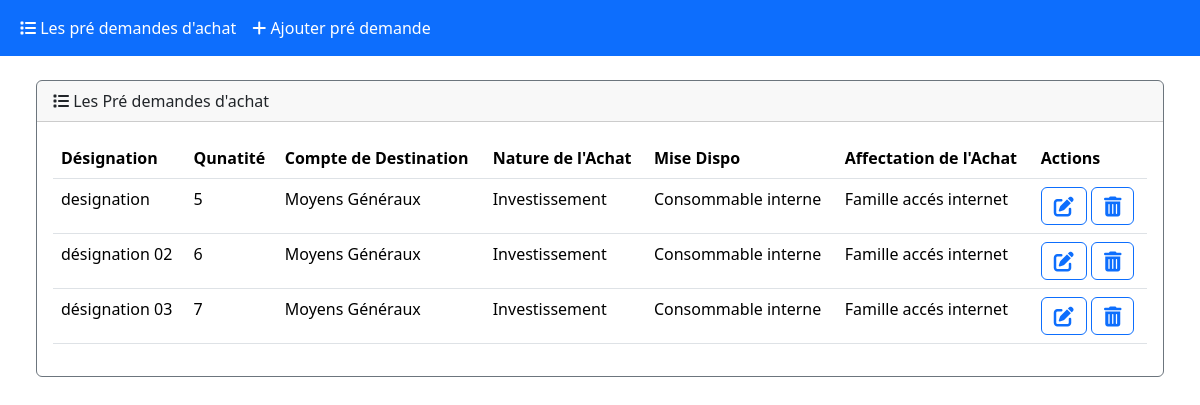
The page /icosnet/ (signed in) on the database its author committed.
### core/models.py (models this page shows)
class PreDemande(models.Model):
    class DestinationCompte(models.TextChoices):
        MGX = 'MGX', _('Moyens Généraux')
        INT = 'INT', _('Interconnexions')
    class NatureAchat(models.TextChoices):
        Investissement = '001', _('Investissement')
        Service = '002', _('Service')
        Consommable = '003', _('Consommable')
        Autre = '004', _('Autre')
    class MiseDispo(models.TextChoices):
        Cosommable_interne = '001', _('Consommable interne')
        Revente_client = '002', _('Revente client')
        Stock = '003', _('Stock')
        Autre = '004', _('Autre')
    class AffectationAchat(models.TextChoices):
        Famille_accés_internet = '001', _('Famille accés internet')
        Famille_Communication_unifié = '002', _('Famille Communication unifié')
        Famille_CLOUD = '003', _('Famille CLOUD')
    designation = models.CharField(_("Désignation"),max_length=250,null=False,blank=False)
    qtt = models.IntegerField(_("Quantité"),null=False,blank=False)
    destinationCompte = models.CharField(
        _("Compte de Destination"),
        max_length=15,
        choices=DestinationCompte.choices,
        default=DestinationCompte.MGX)
    natureAchat = models.CharField(
        _("Nature de l'Achat"),
        max_length=14,
        choices=NatureAchat.choices,
        default=NatureAchat.Investissement)
    na_autre = models.CharField(max_length=255,null=True,blank=True)
    miseDiso = models.CharField(
        _("mise Dispo"),
        max_length=18,
        choices=MiseDispo.choices,
        default=MiseDispo.Cosommable_interne)
    md_autre = models.CharField(max_length=255,null=True,blank=True)
    affectationAchat = models.CharField(
        _("Affectation de l'Achat"),
        max_length=30,
        choices=AffectationAchat.choices,
        default=AffectationAchat.Famille_accés_internet)
    activee = models.BooleanField(_("activé"),default=True)
    validee = models.BooleanField(_("validé"),default=False)
    creee_le = models.DateTimeField(_("date de soumition"), default=timezone.now)
    modifee_le = models.DateTimeField(_("dernière modification"), default=timezone.now)
    cree_par = models.ForeignKey(settings.AUTH_USER_MODEL,on_delete=models.PROTECT,null=True)

### core/views.py (the view)
# urls.py: path('icosnet/', views.index, name='index'),
def index(request):
    predemandes = PreDemande.objects.all()
    if request.user.is_authenticated:
       return render(request, 'core/index.html', {'predemandes': predemandes})
    else:
       return render(request, 'comptes/dashboard.html')

### core/templates/core/index.html (shortened to what this page needs)
{% extends 'core/base.html' %}
{% block body %}
<div class="container-fluid">
  <div class="m-4">
      <div class="row">
          <div class="col-12">
              <div class="card border-secondary mb-3" style="ms-4 mb-4">
                  <div class="card-header"> <i class="fa-solid fa-list"></i> Les Pré demandes d'achat </div>
                  <div class="card-body">
                      <div class="table-responsive">
                          <table class="table table-hover">
                              <thead>
                                <tr>
                                  <th scope="col">Désignation</th>
                                  <th scope="col">Qunatité</th>
                                  <th scope="col">Compte de Destination</th>
                                  <th scope="col">Nature de l'Achat</th>
                                  <th scope="col">Mise Dispo</th>
                                  <th scope="col">Affectation de l'Achat</th>
                                  <th scope="col">Actions</th>
                                </tr>
                              </thead>
                              <tbody>
                              {% for predemande in predemandes %}
                                <tr>
                                  <td>{{ predemande.designation }}</td>
                                  <td>{{ predemande.qtt }}</td>
                                  <td>{{ predemande.get_destinationCompte_display }}</td>
                                  {% if predemande.natureAchat == '004' %}
                                  <td>{{ predemande.na_autre }}</td>
                                  {% else %}
                                  <td>{{ predemande.get_natureAchat_display }}</td>
                                  {% endif %}
                                  {% if predemande.miseDiso == '004' %}
                                  <td>{{ predemande.md_autre }}</td>
                                  {% else %}
                                  <td>{{ predemande.get_miseDiso_display }}</td>
                                  {% endif %}
                                  <td>{{ predemande.get_affectationAchat_display }}</td>
                                  <td>  <a class="btn btn-outline-primary" href="{% url 'core:edit' predemande.id %}">
                                    <i class="fa-solid fa-pen-to-square fa-lg"></i>
                                  </a>
                                  <button type="button" class="btn btn-outline-primary" data-bs-toggle="modal" data-bs-target="#core:delete{{predemande.id}}">
                                    <i class="fa-solid fa-trash-can fa-lg"></i>
                                  </button>
                                </td>
                                </tr>
                                {% endfor %}
                              </tbody>
                            </table>
                      </div>
                  </div>
                </div>
          </div>
         </div>
  </div>
</div>
{%endblock%}

### rows shown on the page
PreDemande: designation "designation", qtt "5", destinationCompte "Moyens Généraux", natureAchat "Investissement", miseDiso "Consommable interne", affectationAchat "Famille accés internet"
PreDemande: designation "désignation 02", qtt "6", destinationCompte "Moyens Généraux", natureAchat "Investissement", miseDiso "Consommable interne", affectationAchat "Famille accés internet"
PreDemande: designation "désignation 03", qtt "7", destinationCompte "Moyens Généraux", natureAchat "Investissement", miseDiso "Consommable interne", affectationAchat "Famille accés internet"
